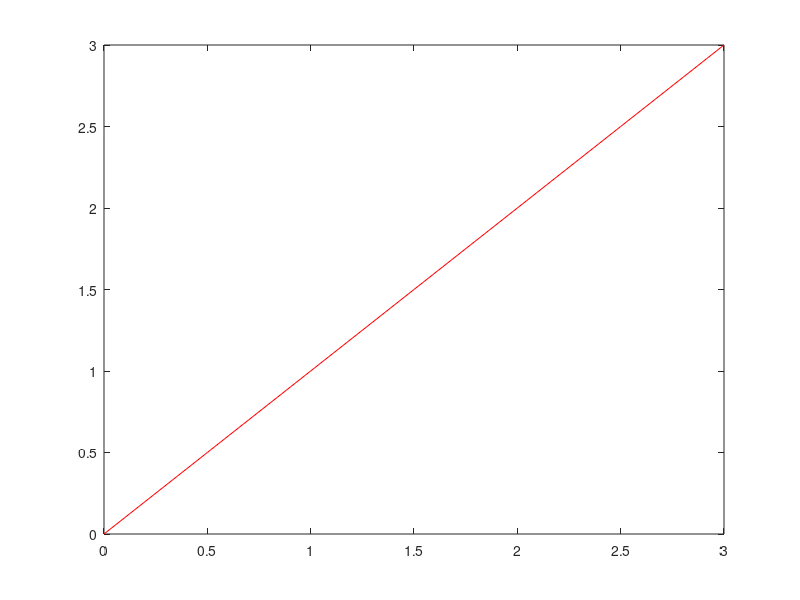

This chart was generated by the following MATLAB code:


k = 1;
c = 0.5;
x = [0.0, 0.5, 1.0, 1.5, 2.0, 2.5, 3.0];


weibull = 2;%*((x/c).^(k-1))*exp(-(x/c).^k);


plot(x, x, 'r-')